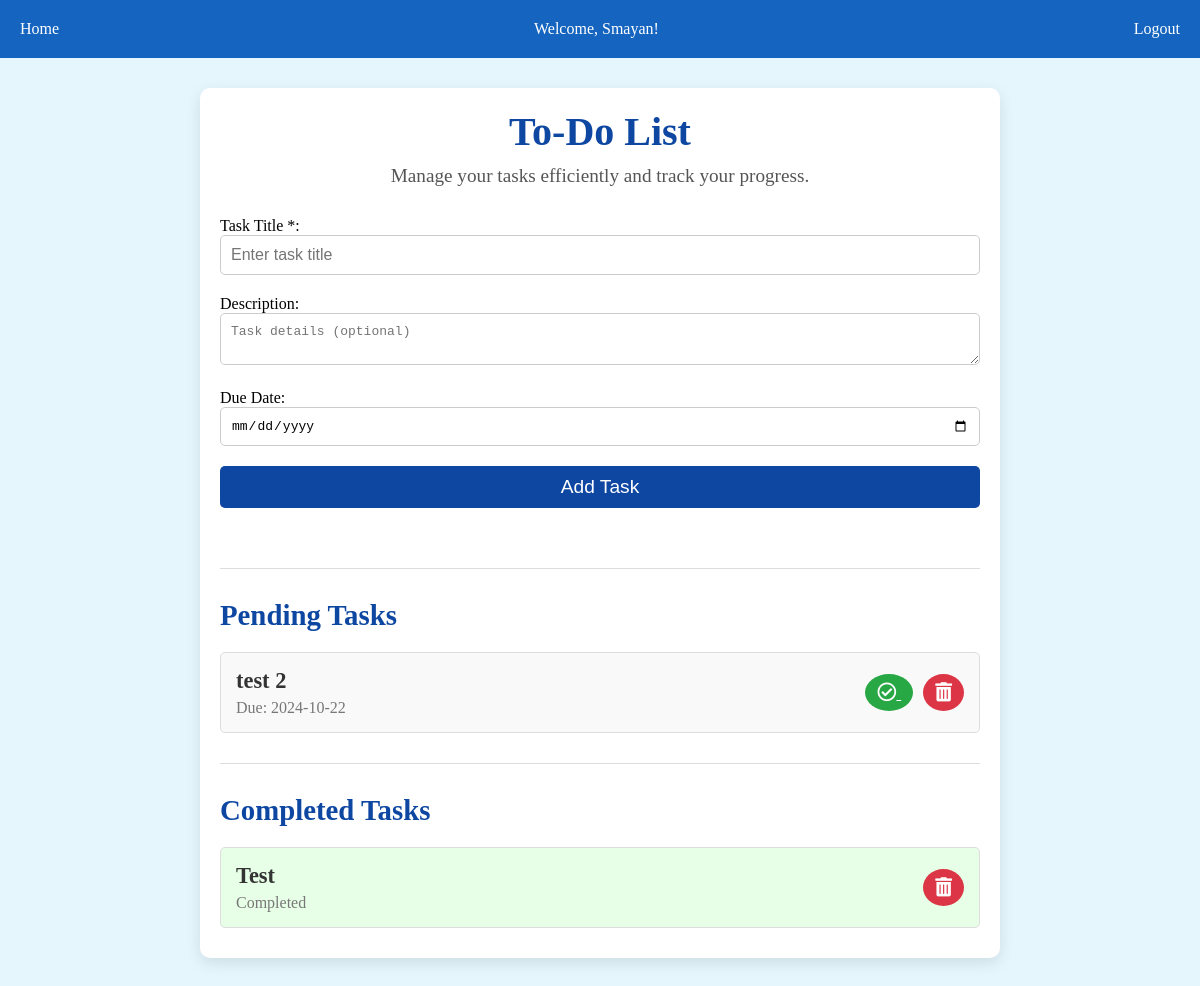
The page /todo (signed in) on the database its author committed.
### tables this page shows
CREATE TABLE tasks (
              id INTEGER PRIMARY KEY AUTOINCREMENT,
              user_id INTEGER,
              title TEXT NOT NULL,
              description TEXT,
              due_date TEXT,
              status TEXT DEFAULT 'pending',
              FOREIGN KEY(user_id) REFERENCES users(id)
              );

### app.py (the view)
@app.route('/todo')
def todo():
    if 'user_id' not in session:
        return redirect(url_for('login'))
    user_id = session['user_id']
    conn = sqlite3.connect('revision_app.db')
    c = conn.cursor()
    c.execute('SELECT * FROM tasks WHERE user_id = ?', (user_id,))
    tasks = c.fetchall()
    conn.close()
    return render_template('todo.html', tasks=tasks)

### templates/todo.html
{% extends 'base.html' %} {% block title %}Revision App | ToDo App{% endblock %}
{% block content %}
<main class="todo-app-container">
  <section class="todo-header">
    <h1>To-Do List</h1>
    <p>Manage your tasks efficiently and track your progress.</p>
  </section>
  <section class="todo-form-container">
    <form action="{{ url_for('add_task') }}" method="POST" class="todo-form">
      <div class="form-group">
        <label for="title">Task Title <span>*</span>:</label>
        <input
          type="text"
          id="title"
          name="title"
          class="form-control"
          placeholder="Enter task title"
          required
        />
      </div>
      <div class="form-group">
        <label for="description">Description:</label>
        <textarea
          id="description"
          name="description"
          class="form-control"
          placeholder="Task details (optional)"
        ></textarea>
      </div>
      <div class="form-group">
        <label for="due_date">Due Date:</label>
        <input type="date" id="due_date" name="due_date" class="form-control" />
      </div>
      <button type="submit" class="btn btn-primary">Add Task</button>
    </form>
  </section>
  <hr class="section-divider" />
  <section class="task-section">
    <h2>Pending Tasks</h2>
    <ul class="task-list">
      {% for task in tasks %} {% if task[5] == 'pending' %}
      <li class="task-item">
        <div class="task-details">
          <h4>{{ task[2] }}</h4>
          <p>Due: {{ task[4] }}</p>
        </div>
        <div class="task-actions">
          <a
            href="{{ url_for('complete_task', task_id=task[0]) }}"
            class="btn btn-success"
            title="Mark as Complete"
          >
            <i class="far fa-check-circle"></i>
          </a>
          <a
            href="{{ url_for('delete_task', task_id=task[0]) }}"
            class="btn btn-danger"
            title="Delete Task"
          >
            <i class="fas fa-trash-alt"></i>
          </a>
        </div>
      </li>
      {% endif %} {% endfor %}
    </ul>
  </section>
  <hr class="section-divider" />
  <section class="task-section">
    <h2>Completed Tasks</h2>
    <ul class="task-list">
      {% for task in tasks %} {% if task[5] == 'complete' %}
      <li class="task-item task-completed">
        <div class="task-details">
          <h4>{{ task[2] }}</h4>
          <p>Completed</p>
        </div>
        <div class="task-actions">
          <a
            href="{{ url_for('delete_task', task_id=task[0]) }}"
            class="btn btn-danger"
            title="Delete Task"
          >
            <i class="fas fa-trash-alt"></i>
          </a>
        </div>
      </li>
      {% endif %} {% endfor %}
    </ul>
  </section>
</main>
{% endblock %}

### static/css/styles.css (style rules this page uses)
* { margin: 0; padding: 0; box-sizing: border-box; }
body { background-color: #E5F6FD; color: white; height: 100%; }
.todo-app-container { max-width: 800px; margin: 30px auto; background-color: white; padding: 20px; border-radius: 10px; box-shadow: 0 5px 15px rgba(0, 0, 0, 0.1); }
.todo-header h1 { color: #0D47A1; font-size: 2.5em; text-align: center; }
.todo-header p { color: #555; text-align: center; margin-top: 10px; font-size: 1.2em; }
.todo-form-container { margin-top: 30px; padding-bottom: 30px; }
.todo-form { display: flex; flex-direction: column; }
.todo-form .form-group { margin-bottom: 20px; }
.todo-form .form-control { padding: 10px; font-size: 1em; width: 100%; border: 1px solid #ccc; border-radius: 5px; }
.todo-form button { background-color: #0D47A1; color: white; padding: 10px; font-size: 1.2em; border: none; border-radius: 5px; cursor: pointer; }
.task-section h2 { color: #0D47A1; margin-bottom: 20px; font-size: 1.8em; }
.task-list { list-style-type: none; padding: 0; }
.task-item { display: flex; justify-content: space-between; align-items: center; background-color: #f9f9f9; border: 1px solid #ddd; padding: 15px; border-radius: 5px; margin-bottom: 10px; transition: all 0.3s ease; }
.task-item h4 { margin: 0; font-size: 1.4em; color: #333; }
.task-item p { margin: 5px 0 0; font-size: 1em; color: #777; }
.task-actions .btn { font-size: 1.2em; padding: 8px 12px; margin-left: 10px; border-radius: 50%; color: white; }
.task-actions .btn-success { background-color: #28a745; }
.task-actions .btn-danger { background-color: #dc3545; }
.task-completed { background-color: #e6ffe6; }
.section-divider { border: none; border-top: 1px solid #ddd; margin: 40px 0; }
.form-group label, .notes-header h1, .notes-list h2 { color: black; }
.section-divider { margin: 30px 0; border: none; border-top: 1px solid #ddd; }

### rows shown on the page
tasks: title "test 2", due_date "2024-10-22"
tasks: title "Test"

### other values the page prints
{{ session['first_name'] }} "Smayan"
